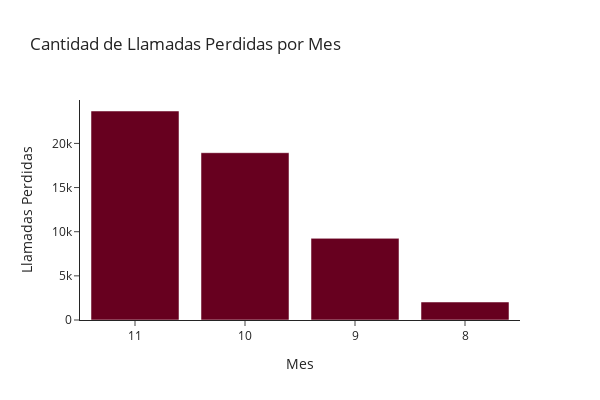

Notebook source saved alongside this figure:
### Markdown cell above
### 6. Análisis por mes
---

### Code cell
#Agrupar por mes y contar llamadas perdidas
missed_calls_per_month = df_merged.groupby('month_call').agg({'is_missed_call':'count'})
missed_calls_per_month= missed_calls_per_month.sort_values(by='is_missed_call', ascending=False)

print(missed_calls_per_month)

labels = missed_calls_per_month.index.to_list()
labels = [str(x) for x in labels]

fig = px.bar(missed_calls_per_month, x=labels, y='is_missed_call',
            labels={ 'x':'Mes', 'is_missed_call':'Llamadas Perdidas'},
            title='Cantidad de Llamadas Perdidas por Mes',
            color_discrete_sequence=px.colors.sequential.RdBu,
            template='simple_white')

fig.update_layout(width=600, height=400)

plt.tight_layout()
fig.show()

### Figure 1 — Plotly figure (JSON) as saved in the notebook; plotly's stock layout.template omitted (floating-point values rounded to 4 significant figures)
{"data": [{"alignmentgroup": "True", "hovertemplate": "Mes=%{x}<br>Llamadas Perdidas=%{y}<extra></extra>", "legendgroup": "", "marker": {"color": "rgb(103,0,31)", "pattern": {"shape": ""}}, "name": "", "offsetgroup": "", "orientation": "v", "showlegend": false, "textposition": "auto", "type": "bar", "x": ["11", "10", "9", "8"], "xaxis": "x", "y": [23671, 18947, 9247, 2037], "yaxis": "y"}], "layout": {"barmode": "relative", "height": 400, "legend": {"tracegroupgap": 0}, "title": {"text": "Cantidad de Llamadas Perdidas por Mes"}, "width": 600, "xaxis": {"anchor": "y", "domain": [0, 1], "title": {"text": "Mes"}}, "yaxis": {"anchor": "x", "domain": [0, 1], "title": {"text": "Llamadas Perdidas"}}}}
